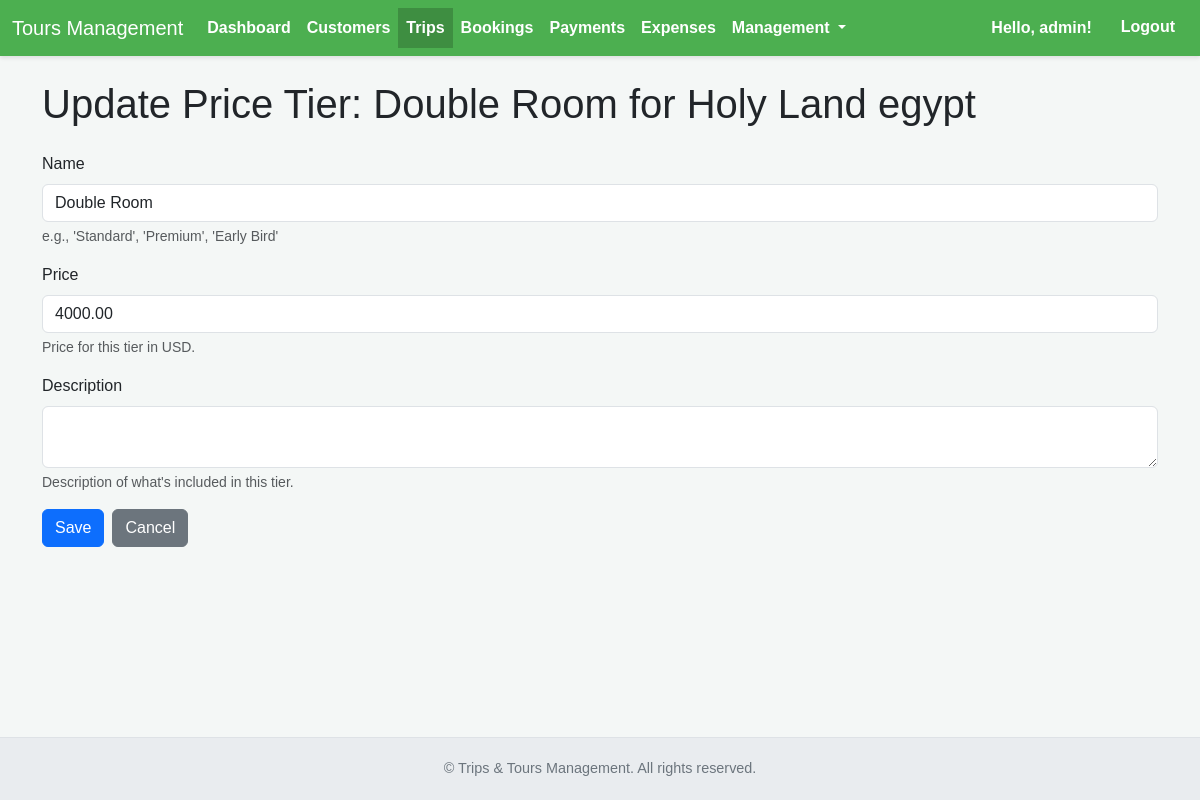
Screenshot of /trips/tiers/13/edit/ (signed in) with the database file from the repository.
### trips/models.py (models this page shows, shortened)
class Trip(models.Model):
    TRIP_STATUS_CHOICES = [
        ('open', 'Open for Booking'),
        ('confirmed', 'Confirmed'),
        ('full', 'Full'),
        ('cancelled', 'Cancelled'),
        ('completed', 'Completed'),
    ]
    name = models.CharField(max_length=200, unique=True, help_text="Unique name for the trip package.")
    destination = models.CharField(max_length=255, blank=True, help_text="Primary destination or region of the trip.")
    start_date = models.DateField()
    end_date = models.DateField()
    internal_notes = models.TextField(blank=True, help_text="Notes for internal staff only, not for customers.")
    detailed_itinerary = models.TextField(blank=True, help_text="A comprehensive description of the trip itinerary.")
    max_capacity = models.PositiveIntegerField(blank=True, null=True, help_text="Maximum number of travelers this trip can accommodate.")
    min_travelers = models.PositiveIntegerField(blank=True, null=True, help_text="Minimum number of travelers required for the trip to proceed.")
    status = models.CharField(
        max_length=20,
        choices=TRIP_STATUS_CHOICES,
        default='open',
        help_text="Current status of the trip (e.g., Open, Confirmed, Cancelled)."
    )
    date_created = models.DateTimeField(auto_now_add=True)
    last_updated = models.DateTimeField(auto_now=True)
    class Meta:
        ordering = ['start_date', 'name']
        verbose_name = "Trip"
        verbose_name_plural = "Trips"
        unique_together = ['name', 'start_date']

class TripPriceTier(models.Model):
    trip = models.ForeignKey(Trip, on_delete=models.CASCADE, related_name='price_tiers')
    name = models.CharField(max_length=100, help_text="e.g., 'Standard', 'Premium', 'Early Bird'")
    price = models.DecimalField(max_digits=10, decimal_places=2, help_text="Price for this tier in USD.")
    description = models.TextField(blank=True, help_text="Description of what's included in this tier.")
    class Meta:
        ordering = ['price']
        verbose_name = "Trip Price Tier"
        verbose_name_plural = "Trip Price Tiers"
        unique_together = ['trip', 'name']

### trips/views.py (the view)
# urls.py: path('tiers/<int:pk>/edit/', views.trip_price_tier_update, name='trip_price_tier_update'),
@login_required
def trip_price_tier_update(request, pk):
    tier = get_object_or_404(TripPriceTier, pk=pk)
    if request.method == 'POST':
        form = TripPriceTierForm(request.POST, instance=tier)
        if form.is_valid():
            form.save()
            return redirect('trip_detail', pk=tier.trip.pk)
    else:
        form = TripPriceTierForm(instance=tier)
    context = {
        'form': form,
        'title': f'Update Price Tier: {tier.name}',
        'trip': tier.trip,
        'tier': tier,
    }
    return render(request, 'trips/trip_price_tier_form.html', context)

### trips/forms.py
class TripPriceTierForm(forms.ModelForm):
    class Meta:
        model = TripPriceTier
        fields = ['name', 'price', 'description'] # room_type removed
        widgets = {
            'description': forms.Textarea(attrs={'rows': 2}),
        }

### customers/templatetags/app_filters.py (called while the page is built)
@register.filter(name='add_class')
def add_class(value, arg):
    return value.as_widget(attrs={'class': arg})

### trips/templates/trips/trip_price_tier_form.html (shortened to what this page needs)
{% extends "base.html" %}
{% load app_filters %}
{% block content %}
    <h1 class="mb-4">{{ title }} for {{ trip.name }}</h1>
    <form method="post">
        <div class="mb-3">
            <label for="{{ form.name.id_for_label }}" class="form-label">{{ form.name.label }}</label>
            {{ form.name|add_class:"form-control" }}
            {% if form.name.help_text %}<div class="form-text">{{ form.name.help_text }}</div>{% endif %}
        </div>
        <div class="mb-3">
            <label for="{{ form.price.id_for_label }}" class="form-label">{{ form.price.label }}</label>
            {{ form.price|add_class:"form-control" }}
            {% if form.price.help_text %}<div class="form-text">{{ form.price.help_text }}</div>{% endif %}
        </div>
        <div class="mb-3">
            <label for="{{ form.description.id_for_label }}" class="form-label">{{ form.description.label }}</label>
            {{ form.description|add_class:"form-control" }}
            {% if form.description.help_text %}<div class="form-text">{{ form.description.help_text }}</div>{% endif %}
        </div>
        <div class="d-flex justify-content-start mt-3">
            <button type="submit" class="btn btn-primary me-2">Save</button>
            <a href="{% url 'trip_detail' trip.pk %}" class="btn btn-secondary">Cancel</a>
        </div>
    </form>
{% endblock content %}

### templates/base.html (shortened to what this page needs)
{% load static %}
<!DOCTYPE html>
<html lang="en">
<head>
    <link href="https://cdn.jsdelivr.net/npm/bootstrap@5.3.3/dist/css/bootstrap.min.css" rel="stylesheet">
</head>
<body>
    <nav class="navbar navbar-expand-lg">
        <div class="container-fluid">
            <a class="navbar-brand text-white" href="{% url 'dashboard' %}">Tours Management</a>
            <div class="collapse navbar-collapse" id="navbarNav">
                <ul class="navbar-nav me-auto mb-2 mb-lg-0">
                    <li class="nav-item">
                        <a class="nav-link {% if request.resolver_match.url_name == 'dashboard' %}active{% endif %}" href="{% url 'dashboard' %}">Dashboard</a>
                    </li>
                    <li class="nav-item">
                        <a class="nav-link {% if 'customer' in request.path %}active{% endif %}" href="{% url 'customer_list' %}">Customers</a>
                    </li>
                    <li class="nav-item">
                        <a class="nav-link {% if 'trip' in request.path and not 'booking' in request.path %}active{% endif %}" href="{% url 'trip_list' %}">Trips</a>
                    </li>
                    <li class="nav-item">
                        <a class="nav-link {% if 'booking' in request.path %}active{% endif %}" href="{% url 'booking_list' %}">Bookings</a>
                    </li>
                    <li class="nav-item">
                        <a class="nav-link {% if 'payment' in request.path %}active{% endif %}" href="{% url 'payment_list' %}">Payments</a>
                    </li>
                    <li class="nav-item">
                        <a class="nav-link {% if 'expense' in request.path and 'types' not in request.path %}active{% endif %}" href="{% url 'expense_list' %}">Expenses</a>
                    </li>
                    <li class="nav-item dropdown">
                        <a class="nav-link dropdown-toggle {% if 'types' in request.path %}active{% endif %}" href="#" id="navbarDropdownManagement" role="button" data-bs-toggle="dropdown" aria-expanded="false">
                            Management
                        </a>
                    </li>
                </ul>
                <div class="d-flex">
                    {% if user.is_authenticated %}
                        <span class="navbar-text me-3">Hello, {{ user.username }}!</span>
                        <form action="{% url 'logout' %}" method="post" class="d-inline">
                            <button type="submit" class="btn btn-link text-white">Logout</button>
                        </form>
                    {% else %}
                        <a class="nav-link text-white" href="{% url 'login' %}">Login</a>
                    {% endif %}
                </div>
            </div>
        </div>
    </nav>
    <div class="container flex-grow-1 my-4">
        {% block content %}{% endblock content %}
    </div>
    <footer>
        © {{ "now"|date:"Y" }} Trips & Tours Management. All rights reserved.
    </footer>
</body>
</html>

### templates/base.html (style rules this page uses)
body { font-family: Arial, sans-serif; background-color: #f4f7f6; display: flex; flex-direction: column; min-height: 100vh; }
.navbar { background-color: #4CAF50; box-shadow: 0 2px 4px rgba(0,0,0,0.1); }
.navbar .nav-link { color: white !important; font-weight: bold; transition: background-color 0.3s ease; }
.navbar .nav-link.active { background-color: #3e8e41; }
.navbar .navbar-text { color: white; font-weight: bold; }
.navbar .btn-link { color: white; font-weight: bold; text-decoration: none; transition: background-color 0.3s ease; }
footer { margin-top: auto; padding: 1.25rem; text-align: center; color: #6c757d; font-size: 0.9em; background-color: #e9ecef; border-top: 1px solid #dee2e6; }

### rows the page displays
Trip: name "Holy Land egypt"
TripPriceTier: name "Double Room", price "4000.00"

### other values shown
{{ user.username }} "admin"
{{ title }} "Update Price Tier: Double Room"
